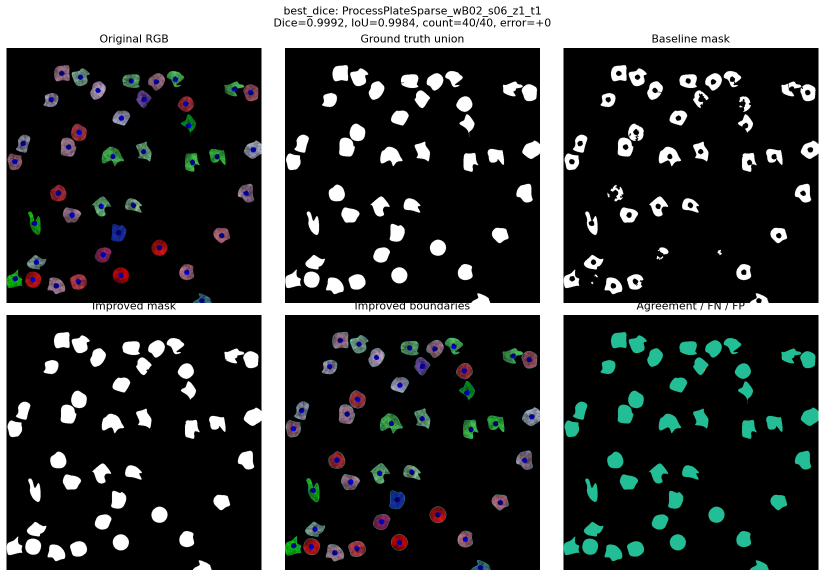
#> input picture reports/bbbc031/best_dice_ProcessPlateSparse_wB02_s06_z1_t1.png, 1649 x 1153 px (shown at 1/2 size)
$ python -i analyzer.py   (imports and definitions only)
#> lines starting #> are read from the running program, lines starting #| are printed output that depends on the picture; after the words box and inside, x2 and y2 are one past the last pixel; in counts of white or black regions, pixels touching at a corner belong together
from __future__ import annotations

import base64
import io
import math
import uuid
from typing import Any

import numpy as np
from PIL import Image, ImageDraw
from skimage import color, exposure, feature, filters, measure, morphology, segmentation
from scipy import ndimage as ndi

from backend.app.core.errors import AnalysisError, UploadValidationError


SUPPORTED_IMAGE_FORMATS = {"PNG", "JPEG", "TIFF"}


# [62 lines left out: functions _png_b64, _normalize_grayscale, decode_image, _segment, not called in this run]


def _segment_improved(rgb: np.ndarray) -> tuple[np.ndarray, float]:
    """BBBC031-development-selected v2 segmentation configuration.

    The max-RGB signal preserves red, green, and blue fluorescent objects that
    weighted grayscale can suppress. Constants were selected on six BBBC031
    development wells; held-out results are recorded separately.
    """
    signal = rgb.astype(np.float32).max(axis=2) / 255.0
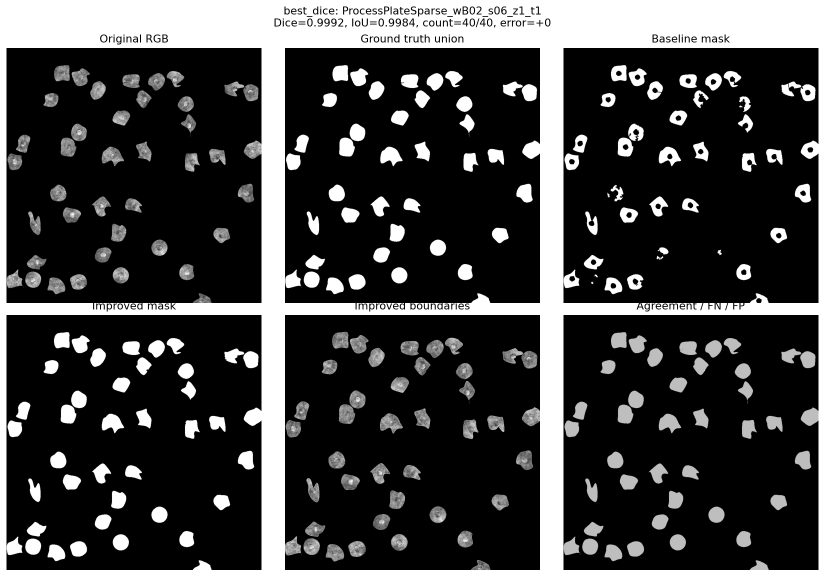
#> signal: shape (1153, 1649) float32 (shown at 1/2 size); min 0, max 1, mean 0.251
    signal = exposure.rescale_intensity(signal, out_range=(0.0, 1.0))
    threshold = float(filters.threshold_otsu(signal))
#> threshold = 0.471
    minimum = 72
    binary = signal > threshold
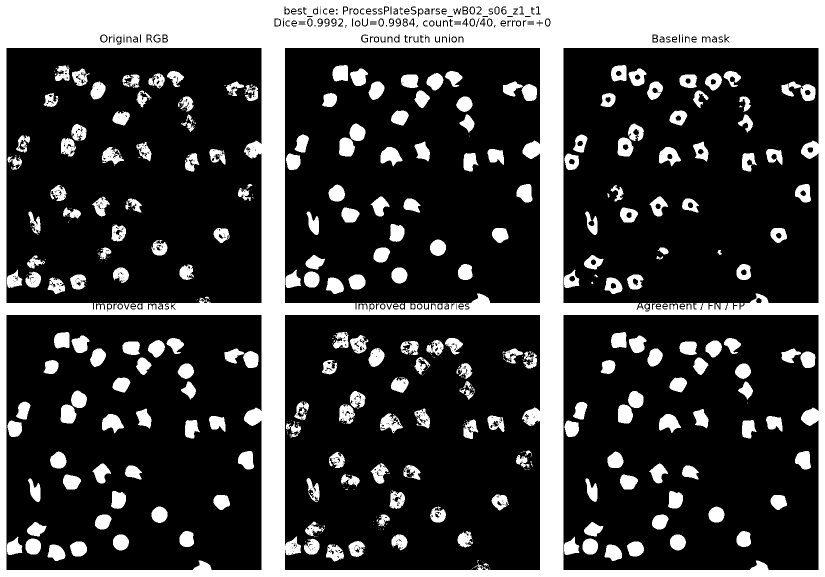
#> binary: shape (1153, 1649) bool (shown at 1/2 size); 26.1% white; 509 white regions (216 under 20 px), largest, box (x1, y1, x2, y2) and area: (0, 0, 1649, 1153) 336465, (761, 294, 805, 333) 1060, (204, 828, 248, 867) 1059
    binary = morphology.remove_small_objects(binary, min_size=minimum)
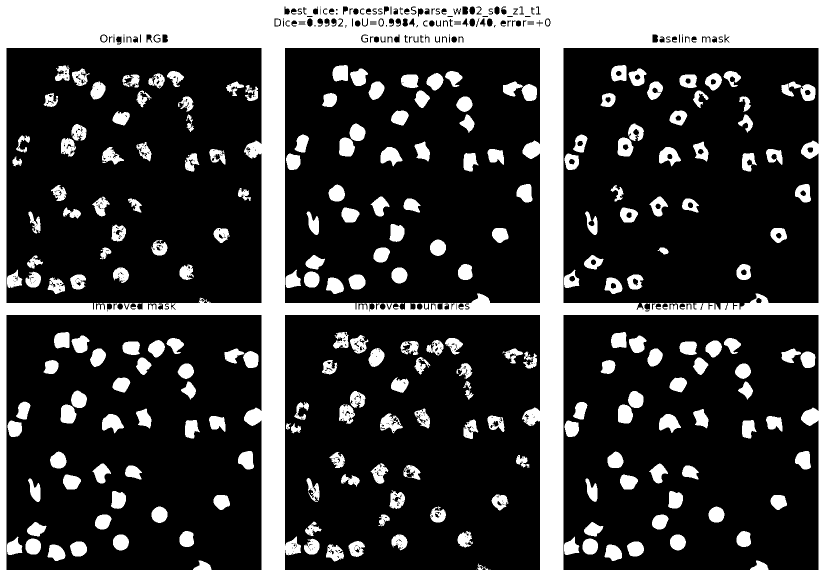
#> binary: shape (1153, 1649) bool (shown at 1/2 size); 25.8% white; 229 white regions, largest, box (x1, y1, x2, y2) and area: (0, 0, 1649, 1153) 336452, (761, 294, 805, 333) 1060, (204, 828, 248, 867) 1059
    binary = morphology.remove_small_holes(binary, area_threshold=minimum)
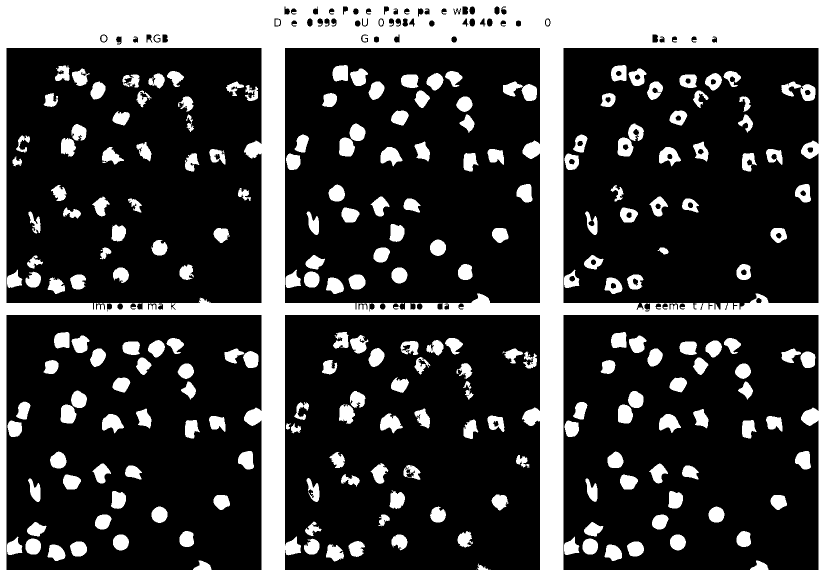
#> binary: shape (1153, 1649) bool (shown at 1/2 size); 26.2% white; 229 white regions, largest, box (x1, y1, x2, y2) and area: (0, 0, 1649, 1153) 340042, (760, 827, 806, 867) 1068, (761, 294, 805, 333) 1060
    binary = morphology.binary_opening(binary, morphology.disk(1))
#> binary: shape (1153, 1649) bool; 26.1% white; 251 white regions (13 under 20 px), largest, box (x1, y1, x2, y2) and area: (0, 0, 1649, 1153) 339529, (760, 827, 806, 867) 1061, (761, 294, 805, 333) 1058
    distance = ndi.distance_transform_edt(binary)
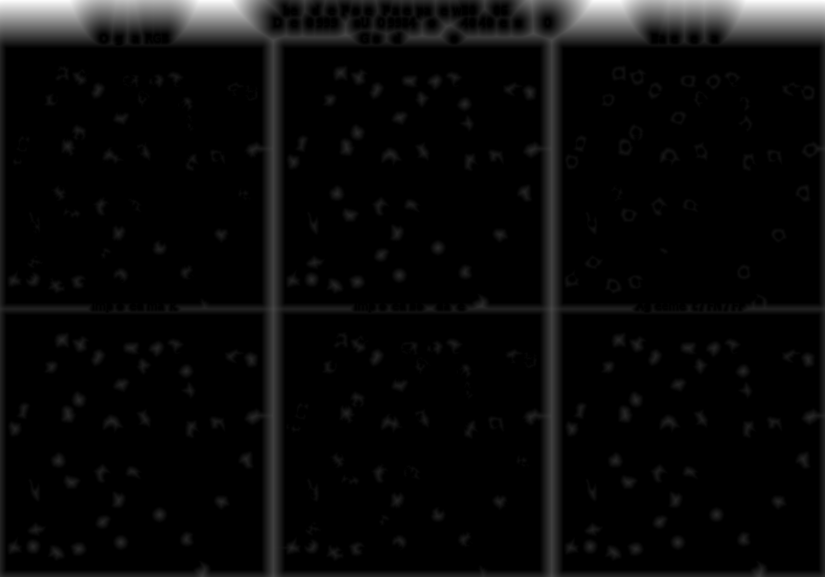
#> distance: shape (1153, 1649) float64 (shown at 1/2 size); min 0, max 96.88, mean 3.8; drawn with min black and max white
    coordinates = feature.peak_local_max(
        filters.gaussian(distance, sigma=1.0),
        min_distance=16,
        labels=binary,
        exclude_border=False,
    )
#> coordinates = 667 pairs, first value 0 to 1152, second value 0 to 1648
    markers = np.zeros(binary.shape, dtype=np.int32)
    if coordinates.size:
        markers[tuple(coordinates.T)] = np.arange(1, len(coordinates) + 1)
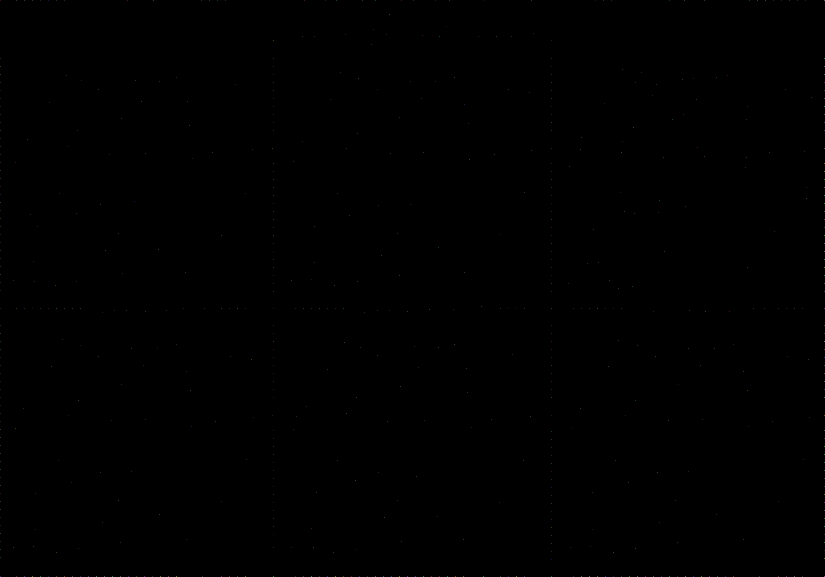
#> markers: shape (1153, 1649) int32 (shown at 1/2 size); 668 distinct labels, from 0 to 667; one colour per label, 0 black
    markers = measure.label(markers > 0)
#> markers: shape (1153, 1649) int32; 668 distinct labels, from 0 to 667
    labels = (
        segmentation.watershed(-distance, markers, mask=binary)
        if markers.max()
        else measure.label(binary)
    )
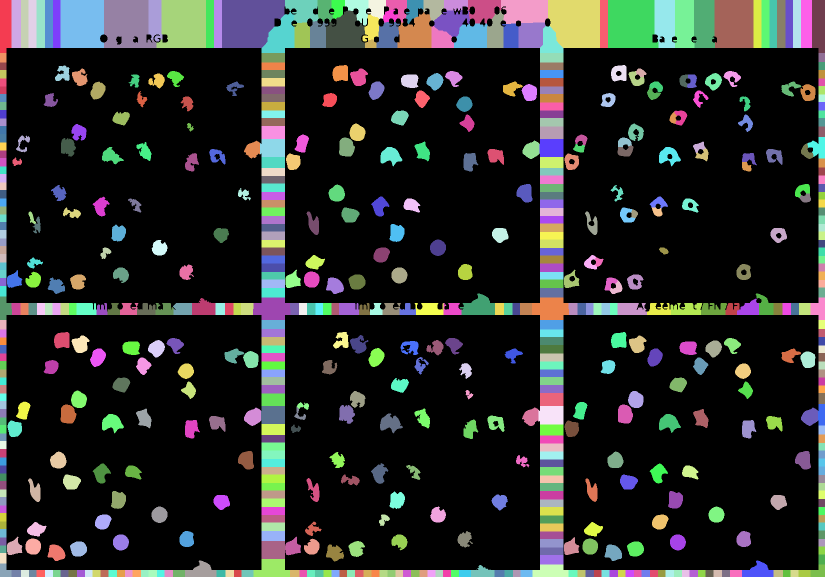
#> labels: shape (1153, 1649) int32 (shown at 1/2 size); 668 distinct labels, from 0 to 667; one colour per label, 0 black
    labels = morphology.remove_small_objects(labels, min_size=minimum)
    return measure.label(labels > 0), threshold


# [77 lines left out: function analyze_image, not called in this run]

>>> import cv2
>>> picture = cv2.cvtColor(cv2.imread('../../../reports/bbbc031/best_dice_ProcessPlateSparse_wB02_s06_z1_t1.png'), cv2.COLOR_BGR2RGB)
>>> result = _segment_improved(picture)

$ run again, on reports/bbbc031/worst_dice_ProcessPlateSparse_wC02_s08_z1_t1.png
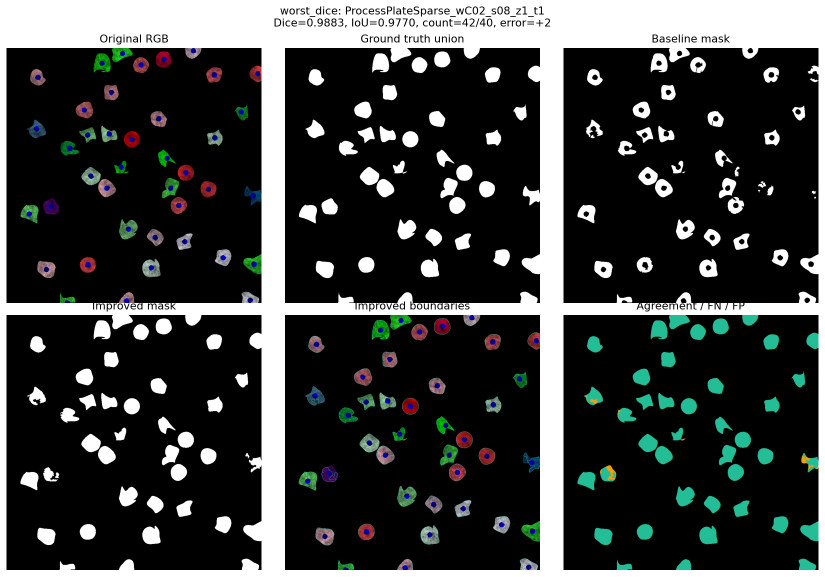
#> input picture reports/bbbc031/worst_dice_ProcessPlateSparse_wC02_s08_z1_t1.png, 1649 x 1153 px (shown at 1/2 size)
#> threshold = 0.471
#> in _segment_improved, `distance = ndi.distance_transform_edt(binary)`:
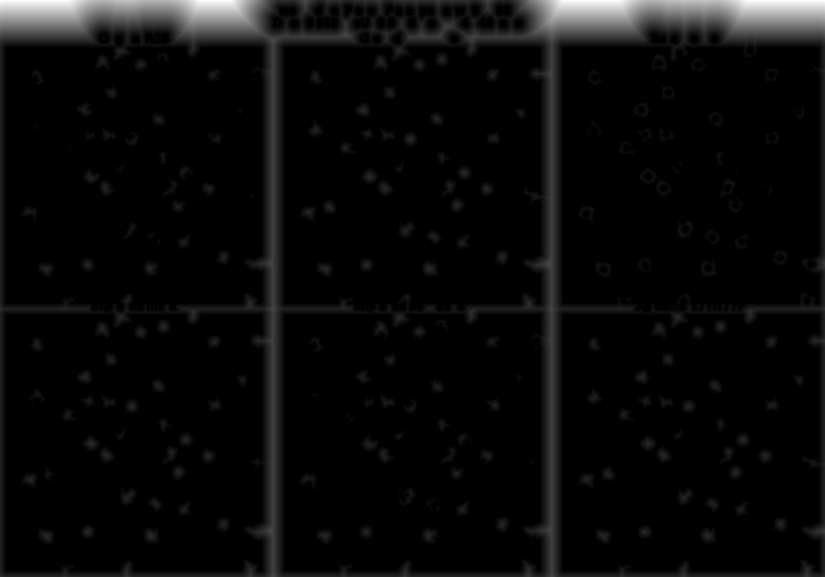
#> distance: shape (1153, 1649) float64 (shown at 1/2 size); min 0, max 96.88, mean 3.9; drawn with min black and max white
#> coordinates = 579 pairs, first value 0 to 1152, second value 0 to 1648
#> in _segment_improved, `labels = ( segmentation.watershed(-distance, markers, mask=binary) if ..`:
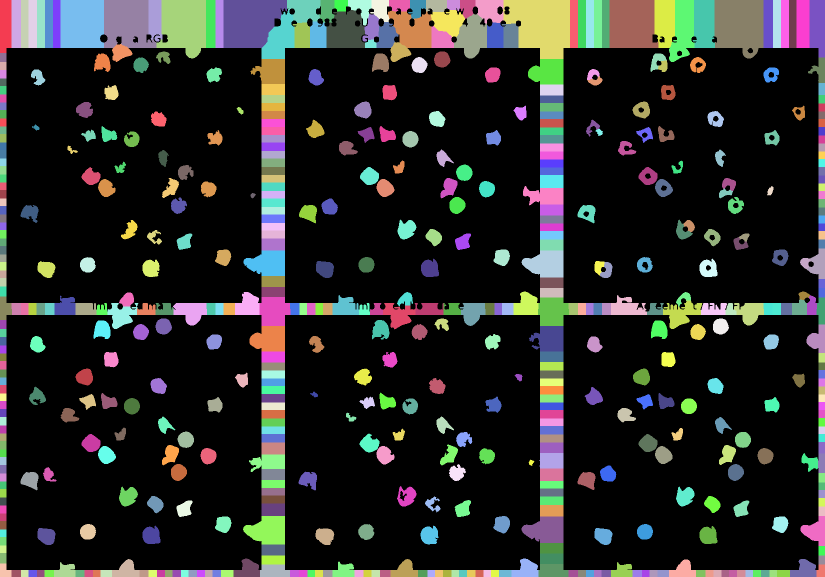
#> labels: shape (1153, 1649) int32 (shown at 1/2 size); 580 distinct labels, from 0 to 579; one colour per label, 0 black
